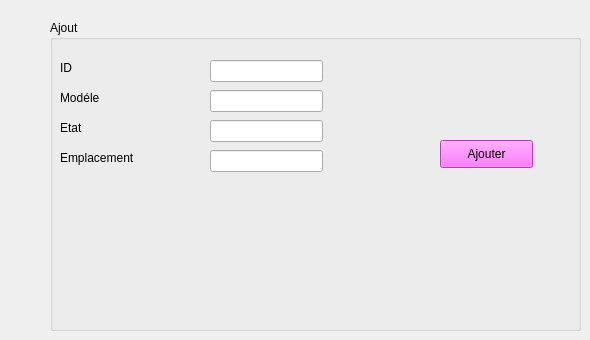
      <widget class="QWidget" name="ajouter_11">
       <attribute name="title">
        <string>Ajouter</string>
       </attribute>
       <widget class="QGroupBox" name="cadreajout_15">
        <property name="geometry">
         <rect>
          <x>50</x>
          <y>20</y>
          <width>531</width>
          <height>311</height>
         </rect>
        </property>
        <property name="title">
         <string>Ajout</string>
        </property>
        <widget class="QLabel" name="ID_24">
         <property name="geometry">
          <rect>
           <x>10</x>
           <y>40</y>
           <width>56</width>
           <height>16</height>
          </rect>
         </property>
         <property name="maximumSize">
          <size>
           <width>56</width>
           <height>16</height>
          </size>
         </property>
         <property name="text">
          <string>ID</string>
         </property>
        </widget>
        <widget class="QLabel" name="Type_12">
         <property name="geometry">
          <rect>
           <x>10</x>
           <y>70</y>
           <width>56</width>
           <height>16</height>
          </rect>
         </property>
         <property name="maximumSize">
          <size>
           <width>56</width>
           <height>16</height>
          </size>
         </property>
         <property name="text">
          <string>Modéle</string>
         </property>
        </widget>
        <widget class="QLabel" name="Nom_12">
         <property name="geometry">
          <rect>
           <x>10</x>
           <y>100</y>
           <width>56</width>
           <height>16</height>
          </rect>
         </property>
         <property name="maximumSize">
          <size>
           <width>56</width>
           <height>16</height>
          </size>
         </property>
         <property name="text">
          <string>Etat</string>
         </property>
        </widget>
        <widget class="QLineEdit" name="id_camera">
         <property name="geometry">
          <rect>
           <x>160</x>
           <y>40</y>
           <width>113</width>
           <height>22</height>
          </rect>
         </property>
         <property name="maximumSize">
          <size>
           <width>113</width>
           <height>22</height>
          </size>
         </property>
        </widget>
        <widget class="QLineEdit" name="modele_camera">
         <property name="geometry">
          <rect>
           <x>160</x>
           <y>70</y>
           <width>113</width>
           <height>22</height>
          </rect>
         </property>
         <property name="maximumSize">
          <size>
           <width>113</width>
           <height>22</height>
          </size>
         </property>
        </widget>
        <widget class="QLineEdit" name="etat_camera">
         <property name="geometry">
          <rect>
           <x>160</x>
           <y>100</y>
           <width>113</width>
           <height>22</height>
          </rect>
         </property>
         <property name="maximumSize">
          <size>
           <width>113</width>
           <height>22</height>
          </size>
         </property>
        </widget>
        <widget class="QPushButton" name="pb_ajouter_camera">
         <property name="geometry">
          <rect>
           <x>390</x>
           <y>120</y>
           <width>93</width>
           <height>28</height>
          </rect>
         </property>
         <property name="maximumSize">
          <size>
           <width>93</width>
           <height>28</height>
          </size>
         </property>
         <property name="styleSheet">
          <string notr="true">background-color: rgb(255, 85, 255);
border-color: rgb(170, 0, 255);</string>
         </property>
         <property name="text">
          <string>Ajouter</string>
         </property>
        </widget>
        <widget class="QLineEdit" name="emplacement_camera">
         <property name="geometry">
          <rect>
           <x>160</x>
           <y>130</y>
           <width>113</width>
           <height>22</height>
          </rect>
         </property>
         <property name="maximumSize">
          <size>
           <width>113</width>
           <height>22</height>
          </size>
         </property>
        </widget>
        <widget class="QLabel" name="adresse_12">
         <property name="geometry">
          <rect>
           <x>10</x>
           <y>130</y>
           <width>91</width>
           <height>16</height>
          </rect>
         </property>
         <property name="maximumSize">
          <size>
           <width>100</width>
           <height>16</height>
          </size>
         </property>
         <property name="text">
          <string>Emplacement</string>
         </property>
        </widget>
       </widget>
      </widget>
